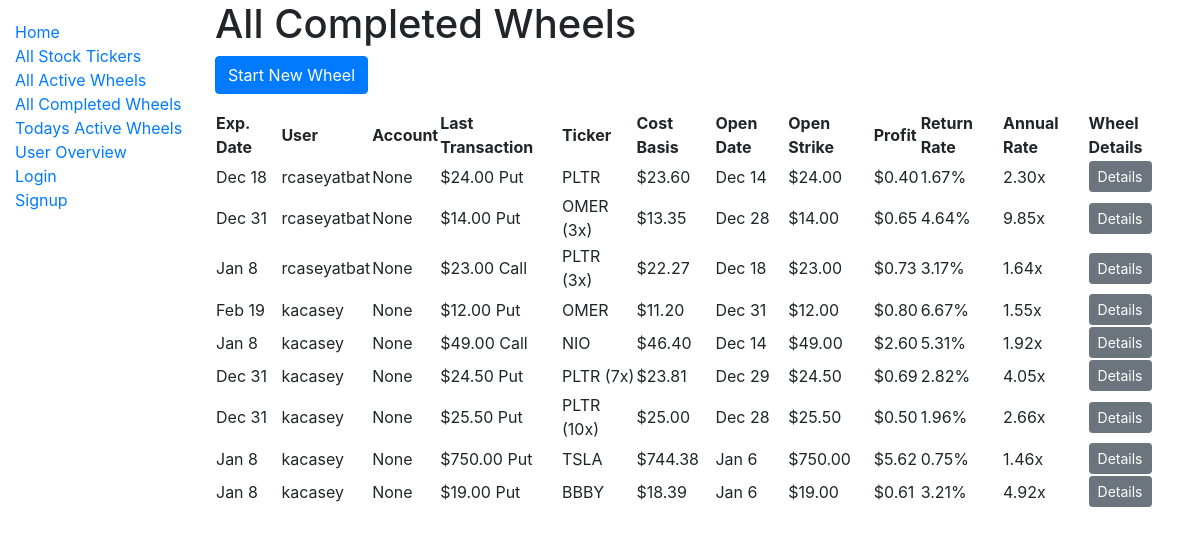
The page /catalog/all_completed_wheels/ on the database as committed earlier.
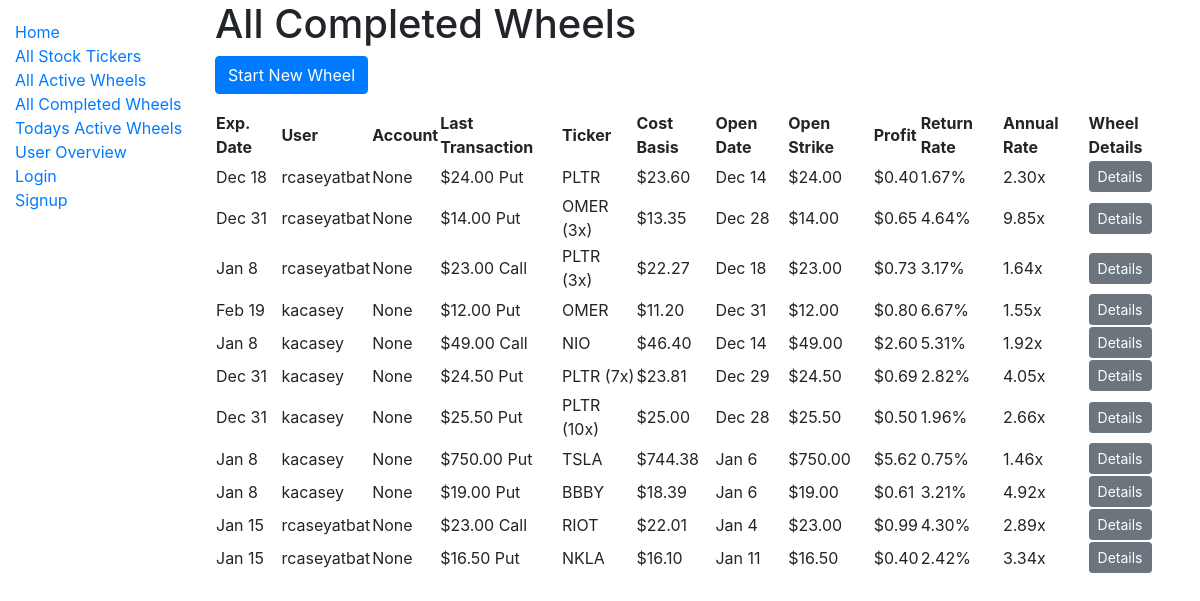
The same page on the database as committed later.
### catalog/models.py (models this page shows, shortened)
class OptionWheel(models.Model):
    user = models.ForeignKey(
        settings.AUTH_USER_MODEL,
        on_delete=models.CASCADE,
        db_index=True,
    )
    stock_ticker = models.ForeignKey(
        'StockTicker',
        on_delete=models.CASCADE,
    )
    account = models.ForeignKey(
        Account,
        on_delete=models.SET_NULL,
        db_index=True,
        blank=True,
        null=True,
    )
    quantity = models.IntegerField(default=1)
    is_active = models.BooleanField(db_index=True)
    total_profit = models.DecimalField(max_digits=12, decimal_places=2, default=None, null=True)
    total_days_active = models.IntegerField(default=None, null=True)
    collatoral = models.DecimalField(max_digits=12, decimal_places=2, default=None, null=True)
    def get_all_option_purchases(self):
         return self.option_purchases.all()
    def get_first_option_purchase(self):
        return self.option_purchases.all().last()
    def get_last_option_purchase(self):
        return self.option_purchases.all().first()
    def get_open_date(self):
        first = self.get_first_option_purchase()
        if first:
            return first.purchase_date.date()
        return datetime.min.date()
    def get_expiration_date(self):
        last_purchase = self.get_last_option_purchase()
        if last_purchase:
            return last_purchase.expiration_date
        return datetime.max.date()
    def is_expired(self):
        if not self.is_active:
            return False
        now = datetime.now()
        today = now.date()
        if now.hour >= settings.MARKET_CLOSE_HOUR:
            return self.get_expiration_date() <= today
        return self.get_expiration_date() < today
    def get_cost_basis(self):
        purchases = self.get_all_option_purchases()
        if not purchases:
            return 'N/A'
        revenue = sum(purchase.premium for purchase in purchases)
        first_purchase = self.get_first_option_purchase()
        return first_purchase.strike - revenue
    def add_purchase_data(self, fetch_price=True):
        purchases = self.get_all_option_purchases()
        if purchases:
            cost_basis = self.get_cost_basis()
            first_purchase = self.get_first_option_purchase()
            last_purchase = self.get_last_option_purchase()
            profit_if_exits_here = last_purchase.strike - cost_basis
            days_active_so_far = busday_count_inclusive(
                first_purchase.purchase_date.date(),
                last_purchase.expiration_date,
            )
            decimal_rate_of_return = float(profit_if_exits_here / first_purchase.strike)
            annualized_rate_of_return_if_exits_here = compute_annualized_rate_of_return(decimal_rate_of_return, 1, days_active_so_far)
            self.cost_basis = cost_basis
            self.profit_if_exits_here = profit_if_exits_here
            self.days_active_so_far = days_active_so_far
            self.decimal_rate_of_return = decimal_rate_of_return
            self.annualized_rate_of_return_if_exits_here = annualized_rate_of_return_if_exits_here
            self.open_date = self.get_open_date()
            self.open_strike = first_purchase.strike
            self.expiration_date = self.get_expiration_date()
            self.last_purchase = last_purchase
            self.expired = self.is_expired()
            self.purchases = purchases

class OptionPurchase(models.Model):
    user = models.ForeignKey(
        settings.AUTH_USER_MODEL,
        on_delete=models.CASCADE,
        db_index=True,
    )
    option_wheel = models.ForeignKey(
        'OptionWheel',
        on_delete=models.CASCADE,
        db_index=True,
        related_name='option_purchases'
    )
    purchase_date = models.DateTimeField()
    expiration_date = models.DateField()
    strike = models.DecimalField(max_digits=12, decimal_places=2)
    price_at_date = models.DecimalField(max_digits=12, decimal_places=2)
    premium = models.DecimalField(max_digits=12, decimal_places=2)
    class CallOrPut(models.TextChoices):
        CALL = 'C', _('Call')
        PUT = 'P', _('Put')
    call_or_put = models.CharField(
        max_length=1,
        choices=CallOrPut.choices,
        default=CallOrPut.PUT,
    )
    class Meta:
        ordering = ['-expiration_date', '-purchase_date']

class StockTicker(models.Model):
    name = models.CharField(max_length=200, help_text='Enter a ticker, like TSLA.', unique=True, db_index=True)
    class StockRecommendation(models.TextChoices):
        NONE = 'NO', _('None')
        STABLE = 'ST', _('Stable Choice')
        HIGHVOLATILITY = 'HV', _('High Volatility')
    recommendation = models.CharField(
        max_length=2,
        choices=StockRecommendation.choices,
        default=StockRecommendation.NONE,
    )
    def __str__(self):
        return self.name
    class Meta:
        ordering = ["name"]

### catalog/views.py (the view)
# urls.py: path('all_completed_wheels/', views.all_completed_wheels, name='all-completed-wheels'),
@cache_page(ALL_VIEWS_PAGE_CACHE_IN_SECONDS)
def all_completed_wheels(request):
    context = {}
    wheels = OptionWheel.objects.select_related('account').select_related('user').select_related('stock_ticker').filter(is_active=False)
    for wheel in wheels:
        wheel.add_purchase_data(fetch_price=False)
    context["wheels"] = wheels
    return render(request, 'all_completed_wheels.html', context=context)

### catalog/business_day_count.py (called while the page is built)
def busday_count_inclusive(start_date, end_date):
  if (start_date == end_date):
  	return 1
  return numpy.busday_count(start_date, end_date) + 1

### catalog/option_price_computation.py (called while the page is built)
def compute_annualized_rate_of_return(profit_decimal, odds, days, profit_decimal_fail_case=0):
    if days < 5:
        days = 5
    rate_of_return_success_case = 1 + profit_decimal
    rate_of_return_fail_case = 1 + profit_decimal_fail_case
    effective_rate_of_return = rate_of_return_success_case * odds + rate_of_return_fail_case * (1 - odds)
    return effective_rate_of_return ** (BUSINESS_DAYS_IN_YEAR / days)

### catalog/templatetags/filter_tags.py (called while the page is built)
@register.filter
def percentage(value):
    try:
        return '{:.2%}'.format(value)
    except (ValueError, TypeError):
        return value

@register.filter
def call_or_put(value):
    if value == 'P':
        return 'Put'
    elif value == 'C':
        return 'Call'
    return value

### catalog/templates/all_completed_wheels.html
{% extends "base_generic.html" %}
{% block content %}
  <h1>All Completed Wheels</h1>
  <p><a type="button" class="btn btn-primary" href="{% url 'wheel-create' %}">Start New Wheel</a></p>
  {% if wheels %}
    {% include '_base_wheel_table.html' with wheels=wheels all=True%}
  {% else %}
    <p>There are no completed wheels</p>
  {% endif %}
{% endblock %}

### catalog/templates/_base_wheel_table.html (shortened to what this page needs)
{% load filter_tags %}
<div>
  <table
    class="display compact wheel_table" {% if not active %} data-order='[[ 0, "desc" ]]'{% endif %}>
    <thead>
      <tr>
        <th>Exp. Date</th>
        {% if all %}
          <th>User</th>
        {% endif %}
        <th>Account</th>
        <th>Last Transaction</th>
        <th>Ticker</th>
        <th>Cost Basis</th>
        <th>Open Date</th>
        <th>Open Strike</th>
        <th>Profit{% if active %} (if exits){% endif %}</th>
        <th>Return Rate{% if active %} (if exits){% endif %}</th>
        <th>Annual Rate{% if active %} (if exits){% endif %}</th>
        <th>Wheel Details</th>
      </tr>
    </thead>
    <tbody>
      {% for row in wheels %}
        <tr>
          <td data-order={{ row.expiration_date | date:"c" }}>
            {{ row.expiration_date | date:"M j" }}
          </td>
          {% if all %}
            <td>
              {{ row.user }}
            </td>
          {% endif %}
          <td>
            {{ row.account }}
          </td>
          <td>
            ${{ row.last_purchase.strike }} {{ row.last_purchase.call_or_put | call_or_put }}
          </td>
          <td>
            {{ row.stock_ticker }}
            {% if row.quantity > 1 %}
              ({{ row.quantity}}x)
            {% endif %}
          </td>
          <td>
            ${{ row.cost_basis }}
          </td>
          <td data-order={{ row.open_date | date:"c" }}>
            {{ row.open_date | date:"M j"}}
          </td>
          <td>
            ${{ row.open_strike }}
          </td>
          <td>
            ${{ row.profit_if_exits_here }}
          </td>
          <td>
            {{ row.decimal_rate_of_return | percentage }}
          </td>
          <td data-order={{ row.annualized_rate_of_return_if_exits_here }}>
            {{ row.annualized_rate_of_return_if_exits_here | floatformat:2 }}x
          </td>
          <td>
            <a type="button" class="btn btn-secondary btn-sm" href="{% url 'wheel-detail' pk=row.pk %}">Details</a>
          </td>
        </tr>
      {% endfor %}
    </tbody>
  </table>
</div>

Rows that differ between the two databases and show on the page:
now on this page (row edited): OptionWheel: expiration_date "Jan 15", user "rcaseyatbat", account "None", last_purchase.strike "23.00", last_purchase.call_or_put|call_or_put "Call", stock_ticker "RIOT", cost_basis "22.01", open_date "Jan 4", open_strike "23.00", profit_if_exits_here "0.99", decimal_rate_of_return|percentage "4.30%", annualized_rate_of_return_if_exits_here "2.89"
now on this page (row edited): OptionWheel: expiration_date "Jan 15", user "rcaseyatbat", account "None", last_purchase.strike "16.50", last_purchase.call_or_put|call_or_put "Put", stock_ticker "NKLA", cost_basis "16.10", open_date "Jan 11", open_strike "16.50", profit_if_exits_here "0.40", decimal_rate_of_return|percentage "2.42%", annualized_rate_of_return_if_exits_here "3.34"
